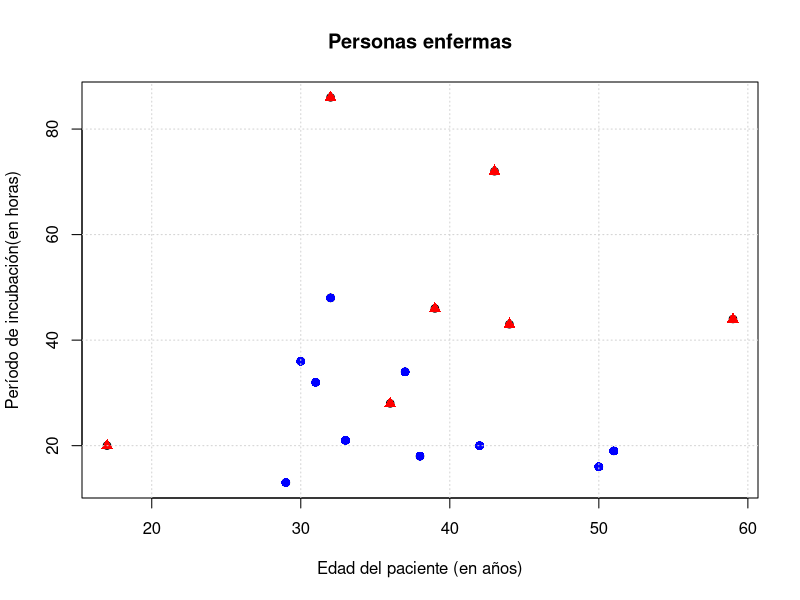
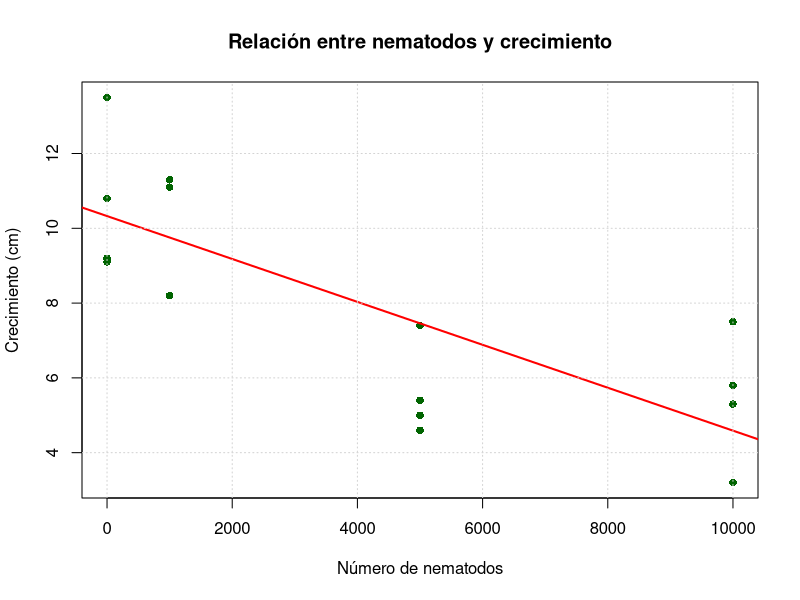
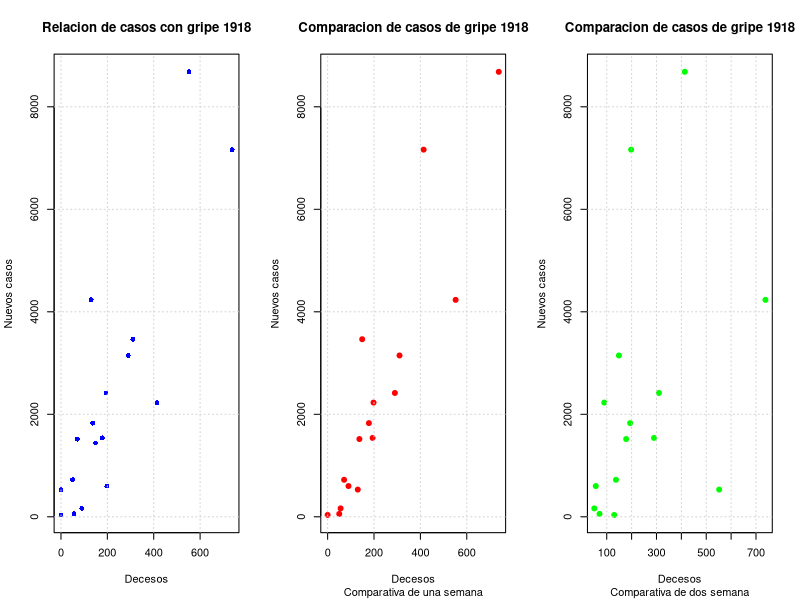

Write R code to recreate these figures, in order.
# EJERCICIOS "Estadistica básica aplicada" de David S. Moore (2005)

# Capítulo II "Relaciones entre variables"

# REPASO CAPÍTULO II

# **************************************************
# PREGUNTA 2.89 - El vino, ¿es bueno para tu corazón?
# **************************************************

# La tabla 2.4 proporciona datos sobre el consumo de vino y muertes por 
# ataques al corazón en 19 países. Un diagrama de dispersión muestra una 
# relación relativamente fuerte.

# (a) La correlación para estas variables es r = -0,843. ¿Por qué la correlación
# es negativa? ¿Qué porcentaje de la variación de la tasa de mortalidad por 
# ataques al corazón se puede explicar a partir de la relación lineal entre 
# los ataques al corazón y el consumo de vino?

getwd()

setwd("C://Users//brook//OneDrive//Escritorio//Portafolio//Ejercicios_Estadistica_aplicada_b-sica_David_Moore//Archivos")

ejercicio_2_89 <- read.csv("ejercicio_2_11_alcohol.csv")

View(ejercicio_2_89)

r <- -0.843

r2 <- r^2

print(r2)

"La correlación es negativa (-0.843) porque a mayor consumo de vino, menor tasa de mortalidad por ataques al corazón, 
sugiriendo una relación inversa. El r² = 71% indica que el 71% de la variación en mortalidad cardiaca se explica por 
la relación lineal con el consumo de vino."

# (b) La recta de regresión mínimo-cuadrática para la predicción de la tasa de
# ataques al corazón a partir del consumo de vino es:

# y = 260,56 - 22,969x

# Utiliza esta ecuación para predecir la tasa de mortalidad por ataques al 
# corazón en un país en el que el consumo de alcohol, procedente del vino, 
# de los adultos es de 4 litros anuales.


y_sombrero <- 260.56 - 22.969 * 4

print(y_sombrero)

"
ŷ = 168.684

============================

En un país con consumo de 4 litros de vino anuales por adulto, se predice una tasa 
de mortalidad de 168.7 muertes por cada 100,000 personas debido a ataques al corazón
"
# (c) La correlación en (a) y la pendiente de la recta de regresión mínimo-cua-
# drática en (b) son ambas negativas. ¿Es posible que estos dos valores 
# tengan signos distintos? Justifica tu respuesta.

regresion <- lm(ejercicio_2_89$Tasa_muertes_corazon ~ ejercicio_2_89$Consumo_alcohol,data = ejercicio_2_89)

desv_consumo <- sd(ejercicio_2_89$Consumo_alcohol)
desv_ataques <- sd(ejercicio_2_89$Tasa_muertes_corazon) 

resumen <- data.frame(
  Medida = c("Correlacion", "Intercepto","Pendiente","Desviación Consumo","Desviación Ataques"),
  Valor_calculado = c(r,coef(regresion)[1],coef(regresion)[2],desv_consumo,desv_ataques))

print(resumen)

"
              Medida Valor_calculado
1        Correlacion       -0.843000
2         Intercepto      260.563375
3          Pendiente      -22.968767
4 Desviación Consumo        2.509724
5 Desviación Ataques       68.396291

==========================================================

No es posible que tengan signos distintos porque existe una relación matemática directa:

Pendiente = r × (sy/sx)

r = -0.843

sy/sx = 68.396 / 2.510 = 27.25 (siempre positivo)

Pendiente = -0.843 × 27.25 = -22.97

Dado que la razón sy/sx es siempre positiva, el signo de la pendiente depende exclusivamente 
del signo de r. Por lo tanto, correlación y pendiente siempre tendrán el mismo signo.
"
# **************************************************
# PREGUNTA 2.90 - Edad y educación en EE UU
# **************************************************

# En general, el nivel educativo de la gente mayor es menor que el de la gente 
# más joven; por tanto, podemos sospechar que existe una relación entre el porcentaje 
# de residentes de un Estado de 65 o más años y el porcentaje de población sin estudios 
# universitarios. La figura 2.22 muestra la relación entre estas variables. 
# Los datos son los que aparecen en la tablas 1.1 y 2.1.

# (a) Explica lo que significa una asociación positiva entre estas variables.

"Una asociación positiva significa que existe una relación directa entre las variables: a medida que 
aumenta el porcentaje de residentes mayores de 65 años en un estado, también tiende a aumentar el porcentaje 
de población sin estudios universitarios. En otras palabras, los estados con poblaciones más envejecidas tienden 
a tener niveles educativos más bajos en términos de educación universitaria."

# (b) En el diagrama destacan tres observaciones atípicas. Dos de ellas son Alaska
# y Florida, que ya se identificaron como observaciones atípicas en el histograma
# de la figura 1.2. La tercera observación atípica, ¿a qué Estado corresponde?

mayores_65 <- read.csv("ejercicio_2_90_mayores_65.csv")
educacion <- read.csv("ejercicio_2_14_educacion.csv")

puntuaciones_z <- scale(mayores_65$Porcentaje)
umbral_z <- 1.8 

indices_oas <- which(abs(puntuaciones_z) > umbral_z)
oas <- mayores_65[indices_oas, ]

promedio_mayores <- mean(mayores_65$Porcentaje)
promedio_sin_educacion <- mean(educacion$Porcentaje_sin_estudios_secundaria)

df_resultados <- rbind(
  data.frame(Categoria = "OA - Puntuación Z > |2|", Estado = oas$Estado, 
             Valor = oas$Porcentaje, Z_Score = round(puntuaciones_z[indices_oas], 2)),
  data.frame(Categoria = "Promedio mayores 65+", Estado = "Todos", 
             Valor = promedio_mayores, Z_Score = NA),
  data.frame(Categoria = "Promedio sin educación secundaria", Estado = "Todos", 
             Valor = promedio_sin_educacion, Z_Score = NA)
)

print(df_resultados)

"
                          Categoria  Estado    Valor Z_Score
1           OA - Puntuación Z > |2|  Alaska  5.20000   -3.73
2           OA - Puntuación Z > |2| Florida 18.50000    2.87
3           OA - Puntuación Z > |2|    Utah  8.80000   -1.94
4              Promedio mayores 65+   Todos 12.71200      NA
5 Promedio sin educación secundaria   Todos 23.77647      NA
"

# (c) Si ignoramos las observaciones atípicas, ¿la relación entre las dos variables
# tiene una forma y dirección claras? Justifica tu respuesta.

"Sí, la relación tiene forma y dirección claras. Si ignoramos las tres observaciones atípicas (Alaska, Florida y Utah), 
la relación muestra una dirección positiva clara: a mayor porcentaje de población anciana, mayor porcentaje de personas 
sin estudios universitarios. La forma es aproximadamente lineal, aunque con cierta dispersión normal en los datos."

# (d) Si calculamos la correlación, con las tres observaciones atípicas y sin ellas,
# obtenemos r = 0,054 y r = 0,259. ¿Cuál de estos valores corresponde a la correlación 
# sin las observaciones atípicas? Justifica tu respuesta.

mayores_65 <- read.csv("ejercicio_2_90_mayores_65.csv")
educacion <- read.csv("ejercicio_2_14_educacion.csv")

abrev_a_nombre <- c(
  "AL" = "Alabama", "AK" = "Alaska", "AZ" = "Arizona", "AR" = "Arkansas",
  "CA" = "California", "CO" = "Colorado", "CT" = "Connecticut", "DE" = "Delaware",
  "FL" = "Florida", "GA" = "Georgia", "HI" = "Hawai", "ID" = "Idaho",
  "IL" = "Illinois", "IN" = "Indiana", "IA" = "Iowa", "KS" = "Kansas",
  "KY" = "Kentucky", "LA" = "Luisiana", "ME" = "Maine", "MD" = "Maryland",
  "MA" = "Massachusetts", "MI" = "Michigan", "MN" = "Minnesota", "MS" = "Misisipí",
  "MO" = "Misuri", "MT" = "Montana", "NE" = "Nebraska", "NV" = "Nevada",
  "NH" = "New Hampshire", "NJ" = "Nueva Jersey", "NM" = "Nuevo México",
  "NY" = "Nueva York", "NC" = "Carolina del Norte", "ND" = "Dakota del Norte",
  "OH" = "Ohio", "OK" = "Oklahoma", "OR" = "Oregón", "PA" = "Pensilvania",
  "RI" = "Rhode Island", "SC" = "Carolina del Sur", "SD" = "Dakota del Sur",
  "TN" = "Tennessee", "TX" = "Tejas", "UT" = "Utah", "VT" = "Vermont",
  "VA" = "Virginia", "WA" = "Washington", "WV" = "Virginia Occidental",
  "WI" = "Wisconsin", "WY" = "Wyoming"
)

educacion$Estado_nombre <- abrev_a_nombre[educacion$Estado]

datos <- merge(mayores_65, educacion, by.x = "Estado", by.y = "Estado_nombre")

cor_con <- cor(datos$Porcentaje, datos$Porcentaje_sin_estudios_secundaria)

datos_sin_oas <- datos[!datos$Estado %in% c("Alaska", "Florida", "Utah"), ]

cor_sin <- cor(datos_sin_oas$Porcentaje, datos_sin_oas$Porcentaje_sin_estudios_secundaria)

cat("CORRELACIONES FINALES:\n")
cat("CON OAs:", round(cor_con, 3), "\n")
cat("SIN OAs:", round(cor_sin, 3), "\n")

"El valor r = 0.259 corresponde a la correlación SIN las observaciones atípicas, mientras que r = 0.054 
corresponde a la correlación CON todas las observaciones.
Las observaciones atípicas (especialmente Utah con bajo porcentaje de ancianos pero también bajo porcentaje 
sin estudios universitarios, y Alaska con características similares) distorsionan y debilitan la relación positiva 
general. Al eliminarlas, la correlación se hace más fuerte y evidente, aumentando de 0.054 a 0.259, lo que indica 
una relación positiva más clara entre las variables."

# **************************************************
# PREGUNTA 2.91 - Comida en mal estado
# **************************************************

# Datos sobre 18 personas que enfermaron después de ingerir comida en mal estado.
# Los datos dan la edad de cada persona en años, el periodo de incubación (el 
# tiempo en horas desde la ingestión de la comida hasta la aparición de los 
# primeros síntomas) y si la víctima sobrevivió (S) o murió (M).

# TABLA DE DATOS:
# ---------------------------------------------------------------
# Persona | Edad | Incubación | Resultado | Persona | Edad | Incubación | Resultado
# ------------------------------------------------------------------------------
# 1       | 29   | 13         | 0         | 10      | 30   | 36         | 0
# 2       | 39   | 46         | 1         | 11      | 32   | 48         | 0
# 3       | 44   | 43         | 1         | 12      | 59   | 44         | 1
# 4       | 37   | 34         | 0         | 13      | 33   | 21         | 0
# 5       | 42   | 20         | 0         | 14      | 31   | 32         | 0
# 6       | 17   | 20         | 1         | 15      | 32   | 86         | 1
# 7       | 38   | 18         | 0         | 16      | 32   | 48         | 0
# 8       | 43   | 72         | 1         | 17      | 36   | 28         | 1
# 9       | 51   | 19         | 0         | 18      | 50   | 16         | 0
# ------------------------------------------------------------------------------

# 1 = sobrevivió / 0 = murió 

# (a) Dibuja un diagrama de dispersión del tiempo de incubación con relación
#     a la edad. Utiliza símbolos distintos para las personas que murieron y para 
#     las que sobrevivieron.

personas_enfermas <- data.frame(
  Persona = c(1, 2, 3, 4, 5, 6, 7, 8, 9, 10, 11, 12, 13, 14, 15, 16, 17, 18),
  Edad = c(29, 39, 44, 37, 42, 17, 38, 43, 51, 30, 32, 59, 33, 31, 32, 32, 36, 50),
  Incubación = c(13, 46, 43, 34, 20, 20, 18, 72, 19, 36, 48, 44, 21, 32, 86, 48, 28, 16),
  Resultado = c(0, 1, 1, 0, 0, 1, 0, 1, 0, 0, 0, 1, 0, 0, 1, 0, 1, 0)
)

print(personas_enfermas)

sobrevivieron <- personas_enfermas[personas_enfermas$Resultado == 0, ]
murieron <- personas_enfermas[personas_enfermas$Resultado == 1, ]

plot(personas_enfermas$Edad,
     personas_enfermas$Incubación,
     main = "Personas enfermas",
     xlab = "Edad del paciente (en años)",
     ylab = "Período de incubación(en horas)")
points(sobrevivieron$Edad, sobrevivieron$Incubación, 
       pch = 16, col = "blue", cex = 1.2)  
points(murieron$Edad, murieron$Incubación, 
       pch = 17, col = "red", cex = 1.2)
grid()

# (b) ¿Existe alguna relación entre la edad y el tiempo de incubación? Si existe,
# descríbela.

correlacion <- cor(personas_enfermas$Edad,personas_enfermas$Incubación)

print(correlacion)

"A simple vista no se ve que haya alguna relación entre las variables, más aún cuando vemos que
la correlación entre las mismas es de 0.028"

# (c) Más importante, ¿existe alguna relación entre la edad o el periodo de incubación 
# y si la víctima sobrevivió? Describe cualquier relación que aquí parezca importante.

cor_edad <- cor(personas_enfermas$Edad, personas_enfermas$Resultado)

cor_incubacion <- cor(personas_enfermas$Incubación, personas_enfermas$Resultado)

resumen_correlaciones <- data.frame(
  Correlaciones = c("Edad","Incubación"),
  Resultado = c(round(cor_edad,3),round(cor_incubacion,3))
)

print(resumen_correlaciones)

"
  Correlaciones Resultado
1          Edad     0.091
2    Incubación     0.525

==============================================

Los pacientes con tiempos de incubación más cortos tienen mayor riesgo de muerte, 
mientras que los de incubación más larga tienden a sobrevivir.
"

# (d) ¿Existen observaciones atípicas que exijan una investigación aparte?

media_edad <- mean(personas_enfermas$Edad)
media_inc <- mean(personas_enfermas$Incubación) 

sd_edad <- sd(personas_enfermas$Edad)
sd_inc <- sd(personas_enfermas$Incubación)

personas_enfermas$z_edad <- (personas_enfermas$Edad - media_edad) / sd_edad
personas_enfermas$z_inc <- (personas_enfermas$Incubación - media_inc) / sd_inc

umbral_z <- 2 

out_edad <- personas_enfermas[abs(personas_enfermas$z_edad) > umbral_z, ]
out_inc <- personas_enfermas[abs(personas_enfermas$z_inc) > umbral_z, ]

outliers_combinado <- rbind(
  data.frame(Variable = "Edad", 
             Persona = out_edad$Persona,
             Valor = out_edad$Edad,
             Z_Score = out_edad$z_edad,
             Resultado = out_edad$Resultado),
  data.frame(Variable = "Incubación", 
             Persona = out_inc$Persona,
             Valor = out_inc$Incubación,
             Z_Score = out_inc$z_inc,
             Resultado = out_inc$Resultado)
)

print(outliers_combinado)

"
    Variable Persona Valor   Z_Score Resultado
1       Edad       6    17 -2.112762         1
2       Edad      12    59  2.215823         1
3 Incubación      15    86  2.537536         1
"
# **************************************************
# PREGUNTA 2.92 - Nematodos y tomateras
# **************************************************

# Los nematodos son gusanos microscópicos. Tenemos datos de un experimento
# para estudiar el efecto que producen los nematodos que se encuentran en la 
# tierra en el crecimiento de las plantas.

# TABLA DE DATOS:
# ---------------------------------------------------------------
# Nematodos | Crecimiento (cm)
# ---------------------------------------------------------------
# 0         | 10,8  9,1  13,5  9,2
# 1.000     | 11,1  11,1  8,2  11,3
# 5.000     | 5,4  4,6  7,4  5,0
# 10.000    | 5,8  5,3  3,2  7,5
# ---------------------------------------------------------------

# Analiza estos datos y presenta tus conclusiones sobre los efectos de los 
# nematodos en el crecimiento de las plantas.

nematodos <- data.frame(
  Nematodos = rep(c(0, 1000, 5000, 10000), each = 4),
  Crecimiento = c(
    10.8, 9.1, 13.5, 9.2,
    11.1, 11.1, 8.2, 11.3,
    5.4, 4.6, 7.4, 5.0,
    5.8, 5.3, 3.2, 7.5
  )
)

r <- cor(nematodos$Nematodos, nematodos$Crecimiento)
cat("Correlación:", round(r, 3), "\n")

modelo <- lm(Crecimiento ~ Nematodos, data = nematodos)
summary(modelo)

plot(nematodos$Nematodos, nematodos$Crecimiento,
     main = "Relación entre nematodos y crecimiento",
     xlab = "Número de nematodos",
     ylab = "Crecimiento (cm)",
     pch = 16, col = "darkgreen")
abline(modelo, col = "red", lwd = 2)
grid()

"Existe una relación lineal negativa muy clara entre el número de nematodos y 
el crecimiento de las tomateras.
El modelo indica que cada incremento en la cantidad de nematodos reduce significativamente 
el desarrollo de las plantas, lo cual respalda la hipótesis de que los nematodos afectan de 
manera adversa el crecimiento vegetal."


# **************************************************
# PREGUNTA 2.93 - ¿Valores calientes?
# **************************************************

# En el mundo de las finanzas es frecuente describir el rendimiento de un 
# determinado valor mediante una recta de regresión que relaciona el rendimiento 
# del valor con el rendimiento general del mercado de valores.Esta representación 
# nos ayuda a visualizar en qué medida el valor sigue la pauta general del mercado. 
# Analizamos el rendimiento mensual y de Philip Morris y los rendimientos mensuales 
# x del índice bursátil Standard & Poor’s correspondiente a 500 valores, que representa 
# el mercado en su conjunto, entre julio de 1990 ymayo de1997. He aquí los resultados:

# x̄ = 1,304    ȳ = 1,878
# sx = 3,392   sy = 7,554
# r = 0,5251

# (a) A partir de esta información, halla la ecuación de la recta mínimo-cuadrática. 
# ¿Qué porcentaje de la variación de Philip Morris se explica por la relación lineal 
# con el mercado en su conjunto?

pendiente <- 0.5251 * (7.554 / 3.392)

intercepto <- 1.878 - (pendiente * 1.304)

porcentaje_variacion <- 0.5251 * 0.5251

valores_recta <- data.frame(
  Medida = c("Pendiente","Intercepto","% de variación"),
  Valores = c(pendiente,intercepto,porcentaje_variacion)
)

print(valores_recta)

"
          Medida   Valores
1      Pendiente 1.1694002
2     Intercepto 0.3531022
3 % de variación 0.2757300

======================================

La ecuación de la recta de regresión es ŷ = 0,353 + 1,169x. Esto indica que, en promedio, 
por cada punto porcentual que aumenta el rendimiento del mercado, el de Philip Morris aumenta 1,17 puntos. 
Además, alrededor del 27,6 % de la variación en los rendimientos de Philip Morris se explica por su relación 
lineal con el mercado bursátil.
"

# (b) Explica la información que nos proporciona sobre la pendiente de la recta sobre 
# la respuesta de Philip Morris a las variaciones del mercado. Esta pendiente se llama "beta" 
# en teoría de inversiones.

"La pendiente o beta = 1,17 indica que el rendimiento de Philip Morris tiende a variar más que proporcionalmente 
respecto al mercado: por cada 1 % que cambia el rendimiento del mercado, el de Philip Morris cambia, en promedio, 
un 1,17 %. Esto significa que la acción es más volátil o sensible a las variaciones del mercado, amplificando tanto 
las subidas como las bajadas."

# (c) Los rendimientos de la mayoría de los valores están correlacionados positivamente 
# con el rendimiento general del mercado. Explica por qué un inversor debería preferir 
# valores con beta > 1 cuando el mercado sube y acciones con beta < 1 cuando el mercado baja.

"Cuando el mercado sube, un inversor busca maximizar ganancias, por lo que prefiere acciones con beta > 1, ya que 
aumentan más que el promedio del mercado. En cambio, cuando el mercado baja, conviene elegir acciones con beta < 1, 
pues estas tienden a caer menos, ofreciendo mayor protección frente a pérdidas."

# **************************************************
# PREGUNTA 2.94 - La epidemia de gripe de 1918
# **************************************************

# El ejercicio 1.22 proporciona datos sobre la gran epidemia de gripe de 1918.

# (a) Dibuja tres diagramas de dispersión; en uno de ellos relaciona las muertes 
# semanales con los casos detectados la misma semana, en otro relaciona estas muertes 
# semanales con los casos detectados la semana anterior y en el tercero de ellos relaciona 
# las muertes semanales con los nuevos casos detectados dos semanas antes. Describe y 
# compara las relaciones que observes.

ejercicio_2_94 <- read.csv("ejercicio_1_22_epidemia.csv")

str(ejercicio_2_94)

View(ejercicio_2_94)

par(mfrow = c(1, 3))  

#Grafico 1: misma semana
plot(ejercicio_2_94$Muertos,
     ejercicio_2_94$Nuevos_casos,
     main = "Relacion de casos con gripe 1918",
     xlab = "Decesos",
     ylab = "Nuevos casos",
     pch = 16,
     col = "blue")
grid()

#Grafico 2: una semana de desfase
una_semana <- c(NA, head( ejercicio_2_94$Nuevos_casos , -1))

valido <- !is.na(una_semana)

plot(ejercicio_2_94$Muertos[valido],
     una_semana[valido],
     main = "Comparacion de casos de gripe 1918",
     sub = "Comparativa de una semana",
     xlab = "Decesos",
     ylab = "Nuevos casos",
     pch = 19,
     col = "red")
grid()

#Gráfico 3: dos semanas de desfase
dos_semanas <- c(NA,NA, head( ejercicio_2_94$Nuevos_casos , -2))

valido2 <- !is.na(dos_semanas)

plot(ejercicio_2_94$Muertos[valido2],
     dos_semanas[valido2],
     main = "Comparacion de casos de gripe 1918",
     sub = "Comparativa de dos semana",
     xlab = "Decesos",
     ylab = "Nuevos casos",
     pch = 19,
     col = "green")
grid()

par(mfrow = c(1, 1))

# (b) Halla las correlaciones de cada una de las relaciones.

cor_misma_semana <- cor(ejercicio_2_94$Muertos,ejercicio_2_94$Nuevos_casos)
cor_una_semana <- cor(ejercicio_2_94$Muertos[valido],una_semana[valido])
cor_dos_semanas <- cor(ejercicio_2_94$Muertos[valido2],dos_semanas[valido2])

resultaods_correlaciones <- data.frame(
  Correlaciones = c("Misma semana","Una semana desfase","Dos semanas desfase"),
  Valores = c(cor_misma_semana,cor_una_semana,cor_dos_semanas)
)

print(resultaods_correlaciones)

"
        Correlaciones   Valores
1        Misma semana 0.8562287
2  Una semana desfase 0.9109524
3 Dos semanas desfase 0.3932467
"

# (c) ¿Cuáles son tus conclusiones? ¿Cómo se predice mejor el número de muertes, 
# con los nuevos casos de la misma semana, con los nuevos casos de la semana anterior 
# o los nuevos casos de dos semanas antes?

"La correlación más alta (r ≈ 0.91) se observa cuando se comparan las muertes con los casos de 
una semana antes, lo que indica que el número de muertes está más estrechamente relacionado con 
los contagios ocurridos la semana previa. Esto tiene sentido biológicamente, ya que las muertes 
suelen producirse unos días después del contagio. En cambio, la correlación con los casos de la 
misma semana o de dos semanas antes es menor, lo que sugiere que la mejor predicción del número 
de muertes se obtiene usando los casos de la semana anterior."

# **************************************************
# PREGUNTA 2.95 - Salarios de mujeres
# **************************************************

# Un estudio de la National Science Foundation de EEUU halló que la mediana
# del salario de ingenieras y científicas estadounidenses recién graduadas era 
# sólo un 73% de la mediana de sus homólogos varones.

# Porcentajes de salarios de mujeres respecto a hombres por especialidad:
# 94% 96% 98% 95% 85% 85% 84% 100%
# 103% 100% 107% 93% 104% 93% 106% 100%

# ¿Cómo es posible que el salario de las mujeres se encuentre muy por debajo
# del de los hombres cuando se consideran todas las disciplinas conjuntamente y,
# en cambio, sea prácticamente el mismo cuando se considera por especialidades?